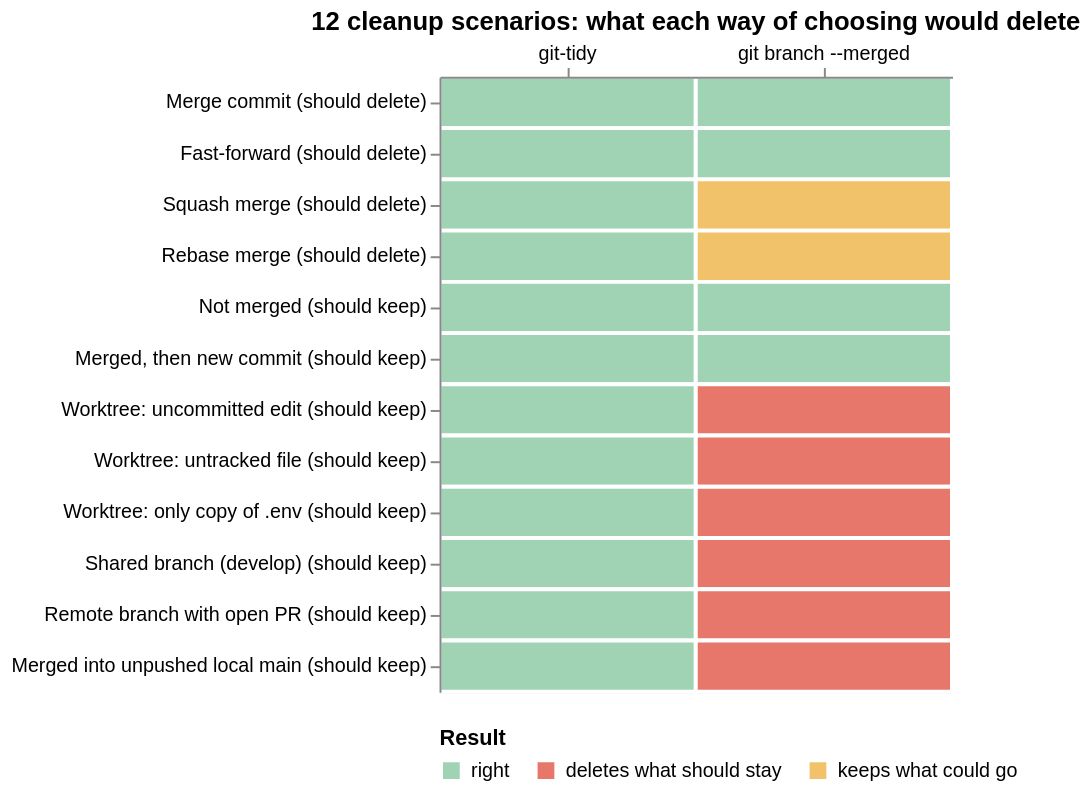

Here is the Vega-Lite specification saved for this chart:
### Vega-Lite specification from a JSON file in a GitHub repository (floating-point values rounded to 4 significant figures)
{"$schema": "https://vega.github.io/schema/vega-lite/v5.json", "usermeta": {"fig": {"content": "data", "style": "cool-clean", "candidates": ["cool-clean"], "why": "cells read from the result file", "surface": "repo-doc"}, "source": "evals/git-tidy/results/2026-11-23-scenarios.json"}, "title": "12 cleanup scenarios: what each way of choosing would delete", "data": {"values": [{"scenario": "Merge commit (should delete)", "tool": "git-tidy", "result": "right"}, {"scenario": "Merge commit (should delete)", "tool": "git branch --merged", "result": "right"}, {"scenario": "Fast-forward (should delete)", "tool": "git-tidy", "result": "right"}, {"scenario": "Fast-forward (should delete)", "tool": "git branch --merged", "result": "right"}, {"scenario": "Squash merge (should delete)", "tool": "git-tidy", "result": "right"}, {"scenario": "Squash merge (should delete)", "tool": "git branch --merged", "result": "keeps what could go"}, {"scenario": "Rebase merge (should delete)", "tool": "git-tidy", "result": "right"}, {"scenario": "Rebase merge (should delete)", "tool": "git branch --merged", "result": "keeps what could go"}, {"scenario": "Not merged (should keep)", "tool": "git-tidy", "result": "right"}, {"scenario": "Not merged (should keep)", "tool": "git branch --merged", "result": "right"}, {"scenario": "Merged, then new commit (should keep)", "tool": "git-tidy", "result": "right"}, {"scenario": "Merged, then new commit (should keep)", "tool": "git branch --merged", "result": "right"}, {"scenario": "Worktree: uncommitted edit (should keep)", "tool": "git-tidy", "result": "right"}, {"scenario": "Worktree: uncommitted edit (should keep)", "tool": "git branch --merged", "result": "deletes what should stay"}, {"scenario": "Worktree: untracked file (should keep)", "tool": "git-tidy", "result": "right"}, {"scenario": "Worktree: untracked file (should keep)", "tool": "git branch --merged", "result": "deletes what should stay"}, {"scenario": "Worktree: only copy of .env (should keep)", "tool": "git-tidy", "result": "right"}, {"scenario": "Worktree: only copy of .env (should keep)", "tool": "git branch --merged", "result": "deletes what should stay"}, {"scenario": "Shared branch (develop) (should keep)", "tool": "git-tidy", "result": "right"}, {"scenario": "Shared branch (develop) (should keep)", "tool": "git branch --merged", "result": "deletes what should stay"}, {"scenario": "Remote branch with open PR (should keep)", "tool": "git-tidy", "result": "right"}, {"scenario": "Remote branch with open PR (should keep)", "tool": "git branch --merged", "result": "deletes what should stay"}, {"scenario": "Merged into unpushed local main (should keep)", "tool": "git-tidy", "result": "right"}, {"scenario": "Merged into unpushed local main (should keep)", "tool": "git branch --merged", "result": "deletes what should stay"}]}, "width": 260, "height": {"step": 26}, "mark": {"type": "rect", "stroke": "white", "strokeWidth": 2}, "encoding": {"x": {"field": "tool", "type": "nominal", "title": "", "sort": ["git-tidy", "git branch --merged"], "axis": {"orient": "top", "labelAngle": 0}}, "y": {"field": "scenario", "type": "nominal", "title": null, "sort": ["Merge commit (should delete)", "Fast-forward (should delete)", "Squash merge (should delete)", "Rebase merge (should delete)", "Not merged (should keep)", "Merged, then new commit (should keep)", "Worktree: uncommitted edit (should keep)", "Worktree: untracked file (should keep)", "Worktree: only copy of .env (should keep)", "Shared branch (develop) (should keep)", "Remote branch with open PR (should keep)", "Merged into unpushed local main (should keep)"], "axis": {"labelLimit": 400}}, "color": {"field": "result", "type": "nominal", "title": "Result", "scale": {"domain": ["right", "deletes what should stay", "keeps what could go"], "range": ["#9fd3b4", "#e8776b", "#f2c26b"]}, "legend": {"orient": "bottom", "labelLimit": 300}}}}
